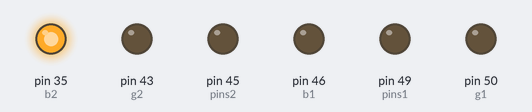
Recording of a sketch running on a simulated Arduino Mega 2560, built with avr-gcc and run on an emulated ATmega2560. On the bench: output pins drawn as LEDs (lit = HIGH). Pins used as bus, display or sensor lines are not drawn.

Above: at 0.1 s.
At 1.6 s:
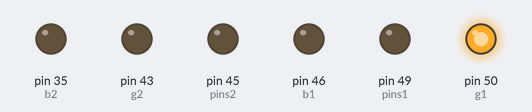
At 3.1 s:
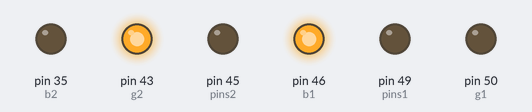
At 6.1 s:
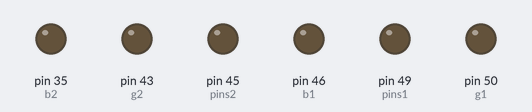
Timing chart, 0 to 7.6 s (numbered marks = the images above):
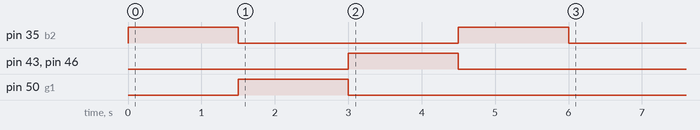

The sketch:

ledRGB.ino
```cpp
int cathode1 = 49;
int r1 = 53;
int g1 = 50;
int b1 = 46;

int cathode2  = 45;
int r2 = 42;
int g2 = 43;
int b2 = 35;

int pins1[4] = {cathode1, r1, g1, b1};
int pins2[4] = {cathode2, r2, g2, b2};

/*int sequency[][4] = {{0, 1, 0, 0}, //red
                     {0, 0, 1, 0}, //green
                     {0, 0, 0, 1}};//blue*/

void setup(){
  int i;

  for (i=0; i<4; i++){
    pinMode (pins1[i], OUTPUT);
    pinMode (pins2[i], OUTPUT);
    digitalWrite (pins1[i], 0);
    digitalWrite (pins2[i], 0);

  }

  digitalWrite (r1, 1);
  digitalWrite (b2, 1);
  delay (1500);
  digitalWrite (r1, 0);
  digitalWrite (b2, 0);
  digitalWrite (g1, 1);
  digitalWrite (r2, 1);
  delay (1500);
  digitalWrite (g1, 0);
  digitalWrite (r2, 0);
  digitalWrite (b1, 1);
  digitalWrite (g2, 1);
  delay (1500);
  digitalWrite (b1, 0);
  digitalWrite (g2, 0);
  digitalWrite (r1, 1);
  digitalWrite (b2, 1);
  delay (1500);
  digitalWrite (r1, 0);
  digitalWrite (b2, 0);


  /*for (i=0; i<4; i++){
    digitalWrite (pins[i%4], sequency[0][i%4]);
    delay (150);
    digitalWrite (pins[i%4], sequency[1][i%4]);
    delay (150);
    digitalWrite (pins[i%4], sequency[2][i%4]);
  }*/
}

void loop(){}
```
